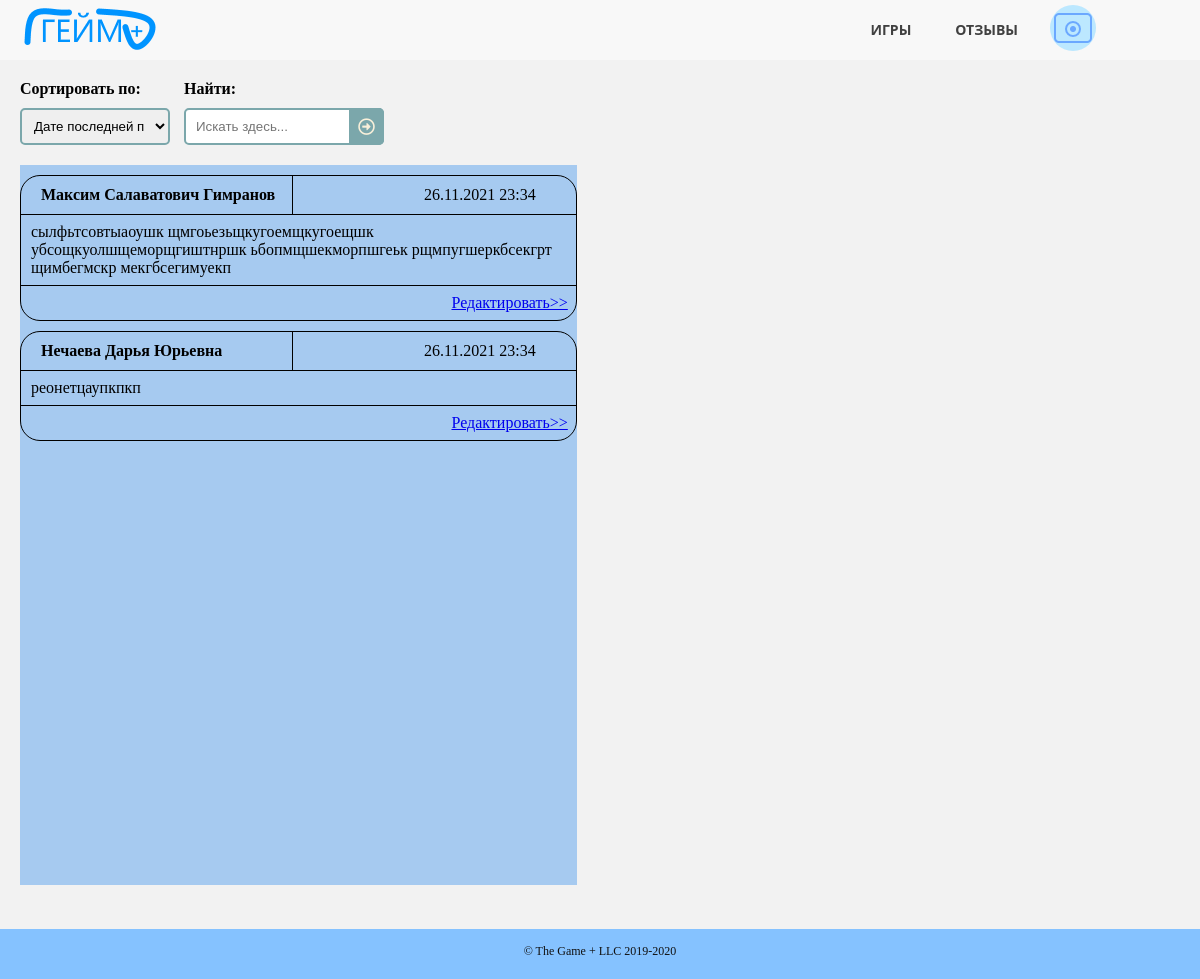
The page /reviews.html on the database as committed earlier.
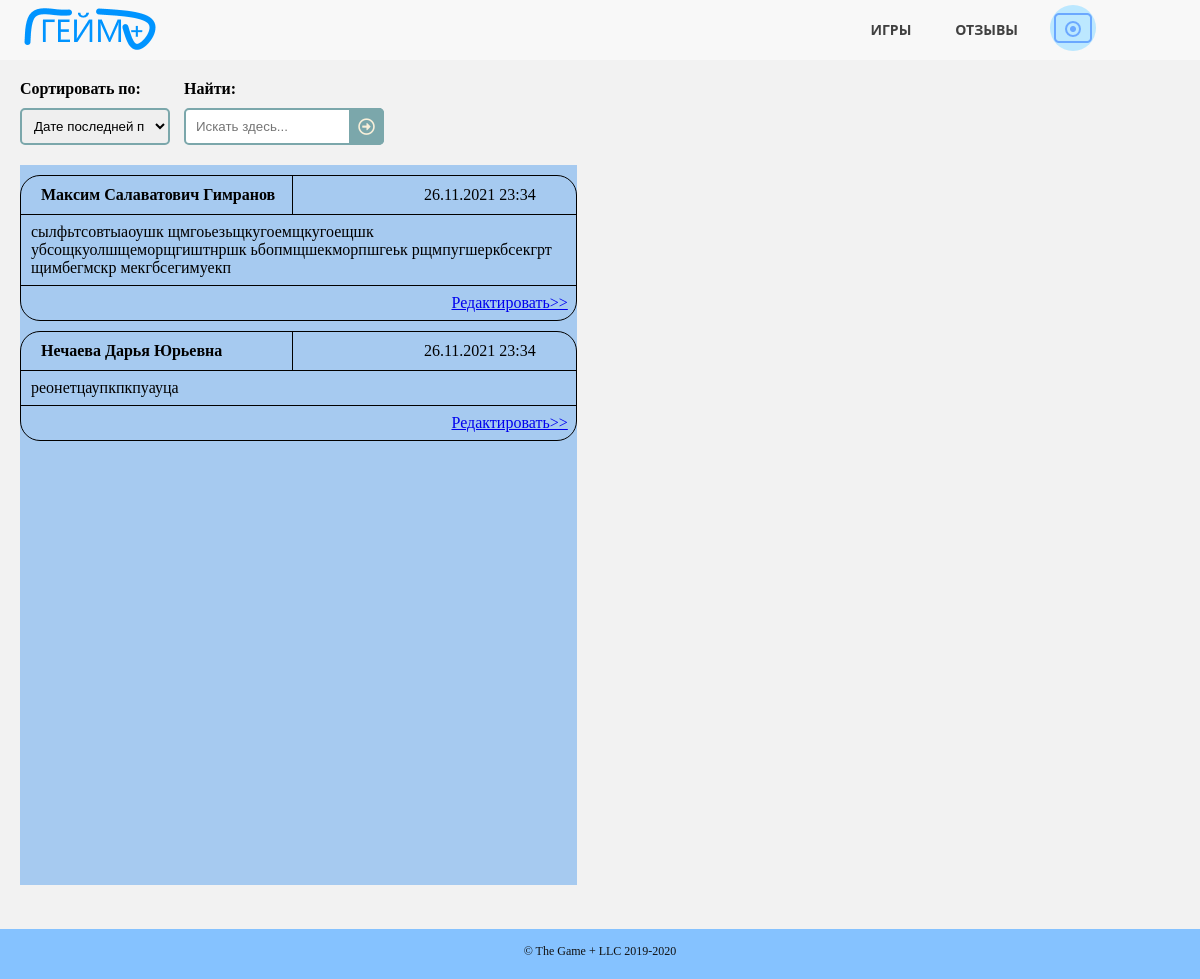
The same page on the database as committed later.
### gameplusapp/models.py (models this page shows)
class Review(models.Model):
    client_id = models.ForeignKey(Employee, on_delete=models.CASCADE)
    review_text = models.CharField(max_length=200)
    public_date = models.DateTimeField(default=timezone.now())
    class Meta:
        ordering = ["-public_date"]

class Employee(models.Model):
    MY_CHOICES = (
        ('a', 'Админ'),
        ('m', 'Мастер'),
        ('c', 'Клиент')
    )
    full_name = models.CharField(max_length=50)
    phone = models.CharField(max_length=11)
    access_level = models.CharField(max_length=1, choices=MY_CHOICES)
    email = models.CharField(max_length=30)
    login = models.CharField(max_length=30, unique=True)
    password = models.CharField(max_length=30)
    reg_date = models.DateTimeField(default=timezone.now())
    avatar = models.ImageField(upload_to="static/images/users", null=True, blank=True)
    class Meta:
        ordering = ["-reg_date"]
    def __str__(self):
        return self.full_name

### gameplusapp/views.py (the view, shortened to what this page needs)
# urls.py: path('reviews.html', ReviewsPage.as_view()),
class ReviewsPage(View):
    def get(self, request):
        if "id_user" in request.session:
            link = "confirm_exit.html"
            log = "Выйти"
        else:
            link = "login.html"
            log = "Войти\Регистрация"
        message = ''
        if "message" in request.session:
            if request.session["message"] == True:
                message = 'Доступ запрещён'
                request.session["message"] = False
        enable = 0
        mod = "Оставить"
        g_reviews = get_reviews()
        form = ReviewsForm()
        filtred = ReviewsFilterForm(request.GET)
        if filtred.is_valid():
            if filtred.cleaned_data["search"]:
                g_reviews = g_reviews.filter(review_text__iregex=filtred.cleaned_data["search"])
            if filtred.cleaned_data["ordering"]:
                g_reviews = g_reviews.order_by(filtred.cleaned_data["ordering"])
        context = {
            'g_reviews': g_reviews,
            'filtred': filtred,
            'form': form,
            'mod': mod,
            'link': link,
            'log': log,
            'enable': enable,
            'message': message
        }
        return render(request, 'reviews.html', context=context)

### gameplusapp/forms.py
class ReviewsFilterForm(forms.Form):
    ordering = forms.ChoiceField(required=False, widget=forms.Select(attrs={
        'class': 'sortsel'
    }), choices=[
        ["-public_date", "Дате последней публикации"],
        ["public_date", "Дате первой публикации"]
    ])
    search = forms.CharField(label="Найти:", required=False, widget=forms.TextInput(attrs={
        'placeholder': 'Искать здесь...'
    }))

class ReviewsForm(forms.ModelForm):
    class Meta:
        model = Review
        fields = ['review_text']
        widgets = {
            "review_text": forms.Textarea(attrs={
                'placeholder': 'Пишите свои пожелания и замечания для улучшения нашего сервиса, делитесь впечатлениями'
            })
        }

### gameplusapp/function.py (called while the page is built)
def get_reviews():
    reviews = Review.objects.all()
    return reviews

### gameplusapp/templates/reviews.html (shortened to what this page needs)
<!DOCTYPE HTML>
<html>
	<head>
		<link rel="stylesheet" href="../static/css/pattern.css" />
		<link rel="stylesheet" href="../static/css/reviews.css" />
	</head>
	<body>
		<header>
		  <nav>
		      <a href="/" class="logo"><img src="../static/images/logo.png" alt="логотип"></a>
			  <ul class="topmenu">
				<li><a href="/games.html">Игры</a></li>
				<li><a href="/reviews.html">Отзывы</a></li>
				<li><a class="submenu-link"><img src="../static/images/avatar.png" alt="аватарка"></a>
				</li>
			  </ul>
		  </nav>
		</header>
		<section class="selections">
			<div class="functions">
				<form class="searchform" method="get">
					<div class="sortblock">
						<p><strong>Сортировать по:</strong></p>
						<p>{{ filtred.ordering }}</p>
					</div>
					<div class="searchblock">
						<p><strong>Найти:</strong></p>
						<p>{{ filtred.search }}
						<button type="submit"></button></p>
					</div>
				</form>
			</div>
		</section>
		<section class="allreviews">
			<div class="lists">
				<div class="reviews">
					{% for review in g_reviews %}
					{% include 'review_one.html' %}
					{% endfor %}
				</div>
			</div>
		</section>
	</body>
	<footer>
		<div class="copyright">
			<span>&copy; The Game + LLC 2019-2020</span>
		</div>
	</footer>
</html>

### gameplusapp/templates/review_one.html
{% block content %}
<div class="revone">
    <div class="revtag">
        <div class="revname">
            <p>{{ review.client_id }}</p>
        </div>
        <div class="revdate">
            <p>{{ review.public_date|date:"d.m.Y H:i" }}</p>
        </div>
    </div>
    <div class="revother">
        <div class="revrate">
            <p>{{ review.review_text }}</p>
        </div>
    </div>
    <div class="revchange">
        <div class="more">
            <a href="/reviews.html/{{ review.id }}">Редактировать>></a>
        </div>
    </div>
</div>
{% endblock %}

Rows that differ between the two databases and show on the page:
changed Review "Нечаева Дарья Юрьевна": review_text "реонетцаупкпкп" → "реонетцаупкпкпуауца"
